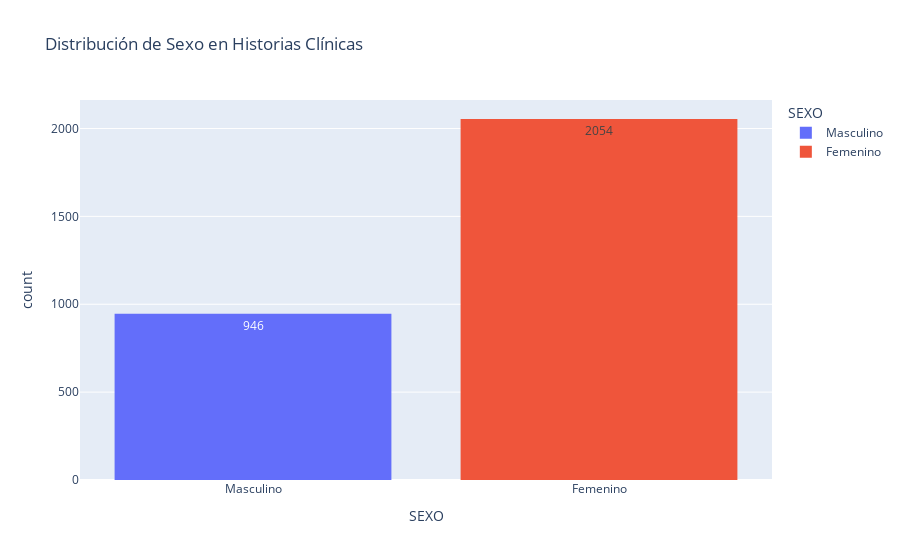

Write notebook code for a chart like this one.
### Code cell
#Ditribución de hc por sexo
historias_clinicas["SEXO"].value_counts()
px.histogram(historias_clinicas, 
             x="SEXO", 
             title="Distribución de Sexo en Historias Clínicas", 
             color="SEXO",
             text_auto=True)

### Figure 1 — Plotly figure (JSON) as saved in the notebook; plotly's stock layout.template omitted (floating-point values rounded to 4 significant figures; data arrays with more than 128 entries replaced by an {"elided": "..."} marker saying what was removed)
{"data": [{"bingroup": "x", "hovertemplate": "SEXO=%{x}<br>count=%{y}<extra></extra>", "legendgroup": "Masculino", "marker": {"color": "#636efa", "pattern": {"shape": ""}}, "name": "Masculino", "orientation": "v", "showlegend": true, "texttemplate": "%{value}", "type": "histogram", "x": {"elided": "946 str values"}, "xaxis": "x", "yaxis": "y"}, {"bingroup": "x", "hovertemplate": "SEXO=%{x}<br>count=%{y}<extra></extra>", "legendgroup": "Femenino", "marker": {"color": "#EF553B", "pattern": {"shape": ""}}, "name": "Femenino", "orientation": "v", "showlegend": true, "texttemplate": "%{value}", "type": "histogram", "x": {"elided": "2054 str values"}, "xaxis": "x", "yaxis": "y"}], "layout": {"barmode": "relative", "legend": {"title": {"text": "SEXO"}, "tracegroupgap": 0}, "title": {"text": "Distribución de Sexo en Historias Clínicas"}, "xaxis": {"anchor": "y", "categoryarray": ["Masculino", "Femenino"], "categoryorder": "array", "domain": [0, 1], "title": {"text": "SEXO"}}, "yaxis": {"anchor": "x", "domain": [0, 1], "title": {"text": "count"}}}}
